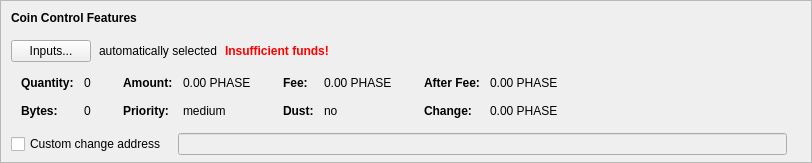
    <widget class="QFrame" name="frameCoinControl">
     <property name="sizePolicy">
      <sizepolicy hsizetype="Expanding" vsizetype="Expanding">
       <horstretch>0</horstretch>
       <verstretch>0</verstretch>
      </sizepolicy>
     </property>
     <property name="maximumSize">
      <size>
       <width>16777215</width>
       <height>16777215</height>
      </size>
     </property>
     <property name="frameShape">
      <enum>QFrame::StyledPanel</enum>
     </property>
     <property name="frameShadow">
      <enum>QFrame::Sunken</enum>
     </property>
     <layout class="QVBoxLayout" name="verticalLayoutCoinControl2">
      <property name="spacing">
       <number>0</number>
      </property>
      <property name="leftMargin">
       <number>0</number>
      </property>
      <property name="topMargin">
       <number>0</number>
      </property>
      <property name="rightMargin">
       <number>0</number>
      </property>
      <property name="bottomMargin">
       <number>6</number>
      </property>
      <item>
       <layout class="QVBoxLayout" name="verticalLayoutCoinControl" stretch="0,0,0,0,1">
        <property name="spacing">
         <number>0</number>
        </property>
        <property name="leftMargin">
         <number>10</number>
        </property>
        <property name="topMargin">
         <number>10</number>
        </property>
        <item>
         <layout class="QHBoxLayout" name="horizontalLayoutCoinControl1">
          <property name="bottomMargin">
           <number>15</number>
          </property>
          <item>
           <widget class="QLabel" name="labelCoinControlFeatures">
            <property name="sizePolicy">
             <sizepolicy hsizetype="Preferred" vsizetype="Maximum">
              <horstretch>0</horstretch>
              <verstretch>0</verstretch>
             </sizepolicy>
            </property>
            <property name="font">
             <font>
              <weight>75</weight>
              <bold>true</bold>
             </font>
            </property>
            <property name="styleSheet">
             <string notr="true">font-weight:bold;</string>
            </property>
            <property name="text">
             <string>Coin Control Features</string>
            </property>
           </widget>
          </item>
         </layout>
        </item>
        <item>
         <layout class="QHBoxLayout" name="horizontalLayoutCoinControl2" stretch="0,0,0,0">
          <property name="spacing">
           <number>8</number>
          </property>
          <property name="bottomMargin">
           <number>10</number>
          </property>
          <item>
           <widget class="QPushButton" name="pushButtonCoinControl">
            <property name="styleSheet">
             <string notr="true"/>
            </property>
            <property name="text">
             <string>Inputs...</string>
            </property>
            <property name="autoDefault">
             <bool>false</bool>
            </property>
           </widget>
          </item>
          <item>
           <widget class="QLabel" name="labelCoinControlAutomaticallySelected">
            <property name="text">
             <string>automatically selected</string>
            </property>
            <property name="margin">
             <number>5</number>
            </property>
           </widget>
          </item>
          <item>
           <widget class="QLabel" name="labelCoinControlInsuffFunds">
            <property name="font">
             <font>
              <weight>75</weight>
              <bold>true</bold>
             </font>
            </property>
            <property name="styleSheet">
             <string notr="true">color:red;font-weight:bold;</string>
            </property>
            <property name="text">
             <string>Insufficient funds!</string>
            </property>
            <property name="margin">
             <number>5</number>
            </property>
           </widget>
          </item>
          <item>
           <spacer name="horizontalSpacerCoinControl">
            <property name="orientation">
             <enum>Qt::Horizontal</enum>
            </property>
            <property name="sizeHint" stdset="0">
             <size>
              <width>40</width>
              <height>1</height>
             </size>
            </property>
           </spacer>
          </item>
         </layout>
        </item>
        <item>
         <widget class="QWidget" name="widgetCoinControl" native="true">
          <property name="sizePolicy">
           <sizepolicy hsizetype="Preferred" vsizetype="Preferred">
            <horstretch>0</horstretch>
            <verstretch>0</verstretch>
           </sizepolicy>
          </property>
          <property name="minimumSize">
           <size>
            <width>0</width>
            <height>0</height>
           </size>
          </property>
          <property name="styleSheet">
           <string notr="true"/>
          </property>
          <layout class="QHBoxLayout" name="horizontalLayoutCoinControl5">
           <property name="leftMargin">
            <number>0</number>
           </property>
           <property name="topMargin">
            <number>0</number>
           </property>
           <property name="rightMargin">
            <number>0</number>
           </property>
           <property name="bottomMargin">
            <number>0</number>
           </property>
           <item>
            <layout class="QHBoxLayout" name="horizontalLayoutCoinControl3" stretch="0,0,0,1">
             <property name="spacing">
              <number>20</number>
             </property>
             <property name="topMargin">
              <number>0</number>
             </property>
             <property name="bottomMargin">
              <number>10</number>
             </property>
             <item>
              <layout class="QFormLayout" name="formLayoutCoinControl1">
               <property name="horizontalSpacing">
                <number>10</number>
               </property>
               <property name="verticalSpacing">
                <number>14</number>
               </property>
               <property name="leftMargin">
                <number>10</number>
               </property>
               <property name="topMargin">
                <number>4</number>
               </property>
               <property name="rightMargin">
                <number>6</number>
               </property>
               <item row="0" column="0">
                <widget class="QLabel" name="labelCoinControlQuantityText">
                 <property name="font">
                  <font>
                   <weight>75</weight>
                   <bold>true</bold>
                  </font>
                 </property>
                 <property name="text">
                  <string>Quantity:</string>
                 </property>
                 <property name="margin">
                  <number>0</number>
                 </property>
                </widget>
               </item>
               <item row="0" column="1">
                <widget class="QLabel" name="labelCoinControlQuantity">
                 <property name="cursor">
                  <cursorShape>IBeamCursor</cursorShape>
                 </property>
                 <property name="contextMenuPolicy">
                  <enum>Qt::ActionsContextMenu</enum>
                 </property>
                 <property name="text">
                  <string notr="true">0</string>
                 </property>
                 <property name="margin">
                  <number>0</number>
                 </property>
                 <property name="textInteractionFlags">
                  <set>Qt::LinksAccessibleByMouse|Qt::TextSelectableByKeyboard|Qt::TextSelectableByMouse</set>
                 </property>
                </widget>
               </item>
               <item row="1" column="0">
                <widget class="QLabel" name="labelCoinControlBytesText">
                 <property name="font">
                  <font>
                   <weight>75</weight>
                   <bold>true</bold>
                  </font>
                 </property>
                 <property name="text">
                  <string>Bytes:</string>
                 </property>
                </widget>
               </item>
               <item row="1" column="1">
                <widget class="QLabel" name="labelCoinControlBytes">
                 <property name="cursor">
                  <cursorShape>IBeamCursor</cursorShape>
                 </property>
                 <property name="contextMenuPolicy">
                  <enum>Qt::ActionsContextMenu</enum>
                 </property>
                 <property name="text">
                  <string notr="true">0</string>
                 </property>
                 <property name="textInteractionFlags">
                  <set>Qt::LinksAccessibleByMouse|Qt::TextSelectableByKeyboard|Qt::TextSelectableByMouse</set>
                 </property>
                </widget>
               </item>
              </layout>
             </item>
             <item>
              <layout class="QFormLayout" name="formLayoutCoinControl2">
               <property name="horizontalSpacing">
                <number>10</number>
               </property>
               <property name="verticalSpacing">
                <number>14</number>
               </property>
               <property name="leftMargin">
                <number>6</number>
               </property>
               <property name="topMargin">
                <number>4</number>
               </property>
               <property name="rightMargin">
                <number>6</number>
               </property>
               <item row="0" column="0">
                <widget class="QLabel" name="labelCoinControlAmountText">
                 <property name="font">
                  <font>
                   <weight>75</weight>
                   <bold>true</bold>
                  </font>
                 </property>
                 <property name="text">
                  <string>Amount:</string>
                 </property>
                 <property name="margin">
                  <number>0</number>
                 </property>
                </widget>
               </item>
               <item row="0" column="1">
                <widget class="QLabel" name="labelCoinControlAmount">
                 <property name="cursor">
                  <cursorShape>IBeamCursor</cursorShape>
                 </property>
                 <property name="contextMenuPolicy">
                  <enum>Qt::ActionsContextMenu</enum>
                 </property>
                 <property name="text">
                  <string notr="true">0.00 PHASE</string>
                 </property>
                 <property name="textInteractionFlags">
                  <set>Qt::LinksAccessibleByMouse|Qt::TextSelectableByKeyboard|Qt::TextSelectableByMouse</set>
                 </property>
                </widget>
               </item>
               <item row="1" column="0">
                <widget class="QLabel" name="labelCoinControlPriorityText">
                 <property name="font">
                  <font>
                   <weight>75</weight>
                   <bold>true</bold>
                  </font>
                 </property>
                 <property name="text">
                  <string>Priority:</string>
                 </property>
                </widget>
               </item>
               <item row="1" column="1">
                <widget class="QLabel" name="labelCoinControlPriority">
                 <property name="cursor">
                  <cursorShape>IBeamCursor</cursorShape>
                 </property>
                 <property name="contextMenuPolicy">
                  <enum>Qt::ActionsContextMenu</enum>
                 </property>
                 <property name="text">
                  <string>medium</string>
                 </property>
                 <property name="textInteractionFlags">
                  <set>Qt::LinksAccessibleByMouse|Qt::TextSelectableByKeyboard|Qt::TextSelectableByMouse</set>
                 </property>
                </widget>
               </item>
              </layout>
             </item>
             <item>
              <layout class="QFormLayout" name="formLayoutCoinControl3">
               <property name="horizontalSpacing">
                <number>10</number>
               </property>
               <property name="verticalSpacing">
                <number>14</number>
               </property>
               <property name="leftMargin">
                <number>6</number>
               </property>
               <property name="topMargin">
                <number>4</number>
               </property>
               <property name="rightMargin">
                <number>6</number>
               </property>
               <item row="0" column="0">
                <widget class="QLabel" name="labelCoinControlFeeText">
                 <property name="font">
                  <font>
                   <weight>75</weight>
                   <bold>true</bold>
                  </font>
                 </property>
                 <property name="text">
                  <string>Fee:</string>
                 </property>
                 <property name="margin">
                  <number>0</number>
                 </property>
                </widget>
               </item>
               <item row="0" column="1">
                <widget class="QLabel" name="labelCoinControlFee">
                 <property name="cursor">
                  <cursorShape>IBeamCursor</cursorShape>
                 </property>
                 <property name="contextMenuPolicy">
                  <enum>Qt::ActionsContextMenu</enum>
                 </property>
                 <property name="text">
                  <string notr="true">0.00 PHASE</string>
                 </property>
                 <property name="textInteractionFlags">
                  <set>Qt::LinksAccessibleByMouse|Qt::TextSelectableByKeyboard|Qt::TextSelectableByMouse</set>
                 </property>
                </widget>
               </item>
               <item row="1" column="0">
                <widget class="QLabel" name="labelCoinControlLowOutputText">
                 <property name="font">
                  <font>
                   <weight>75</weight>
                   <bold>true</bold>
                  </font>
                 </property>
                 <property name="text">
                  <string>Dust:</string>
                 </property>
                </widget>
               </item>
               <item row="1" column="1">
                <widget class="QLabel" name="labelCoinControlLowOutput">
                 <property name="cursor">
                  <cursorShape>IBeamCursor</cursorShape>
                 </property>
                 <property name="contextMenuPolicy">
                  <enum>Qt::ActionsContextMenu</enum>
                 </property>
                 <property name="text">
                  <string>no</string>
                 </property>
                 <property name="textInteractionFlags">
                  <set>Qt::LinksAccessibleByMouse|Qt::TextSelectableByKeyboard|Qt::TextSelectableByMouse</set>
                 </property>
                </widget>
               </item>
              </layout>
             </item>
             <item>
              <layout class="QFormLayout" name="formLayoutCoinControl4">
               <property name="horizontalSpacing">
                <number>10</number>
               </property>
               <property name="verticalSpacing">
                <number>14</number>
               </property>
               <property name="leftMargin">
                <number>6</number>
               </property>
               <property name="topMargin">
                <number>4</number>
               </property>
               <property name="rightMargin">
                <number>6</number>
               </property>
               <item row="0" column="0">
                <widget class="QLabel" name="labelCoinControlAfterFeeText">
                 <property name="font">
                  <font>
                   <weight>75</weight>
                   <bold>true</bold>
                  </font>
                 </property>
                 <property name="text">
                  <string>After Fee:</string>
                 </property>
                 <property name="margin">
                  <number>0</number>
                 </property>
                </widget>
               </item>
               <item row="0" column="1">
                <widget class="QLabel" name="labelCoinControlAfterFee">
                 <property name="cursor">
                  <cursorShape>IBeamCursor</cursorShape>
                 </property>
                 <property name="contextMenuPolicy">
                  <enum>Qt::ActionsContextMenu</enum>
                 </property>
                 <property name="text">
                  <string notr="true">0.00 PHASE</string>
                 </property>
                 <property name="textInteractionFlags">
                  <set>Qt::LinksAccessibleByMouse|Qt::TextSelectableByKeyboard|Qt::TextSelectableByMouse</set>
                 </property>
                </widget>
               </item>
               <item row="1" column="0">
                <widget class="QLabel" name="labelCoinControlChangeText">
                 <property name="font">
                  <font>
                   <weight>75</weight>
                   <bold>true</bold>
                  </font>
                 </property>
                 <property name="text">
                  <string>Change:</string>
                 </property>
                </widget>
               </item>
               <item row="1" column="1">
                <widget class="QLabel" name="labelCoinControlChange">
                 <property name="cursor">
                  <cursorShape>IBeamCursor</cursorShape>
                 </property>
                 <property name="contextMenuPolicy">
                  <enum>Qt::ActionsContextMenu</enum>
                 </property>
                 <property name="text">
                  <string notr="true">0.00 PHASE</string>
                 </property>
                 <property name="textInteractionFlags">
                  <set>Qt::LinksAccessibleByMouse|Qt::TextSelectableByKeyboard|Qt::TextSelectableByMouse</set>
                 </property>
                </widget>
               </item>
              </layout>
             </item>
            </layout>
           </item>
          </layout>
         </widget>
        </item>
        <item>
         <layout class="QHBoxLayout" name="horizontalLayoutCoinControl4" stretch="0,0,0">
          <property name="spacing">
           <number>12</number>
          </property>
          <property name="sizeConstraint">
           <enum>QLayout::SetDefaultConstraint</enum>
          </property>
          <property name="topMargin">
           <number>5</number>
          </property>
          <property name="rightMargin">
           <number>5</number>
          </property>
          <item>
           <widget class="QCheckBox" name="checkBoxCoinControlChange">
            <property name="toolTip">
             <string>If this is activated, but the change address is empty or invalid, change will be sent to a newly generated address.</string>
            </property>
            <property name="text">
             <string>Custom change address</string>
            </property>
           </widget>
          </item>
          <item>
           <widget class="QValidatedLineEdit" name="lineEditCoinControlChange">
            <property name="enabled">
             <bool>false</bool>
            </property>
            <property name="sizePolicy">
             <sizepolicy hsizetype="Expanding" vsizetype="Fixed">
              <horstretch>0</horstretch>
              <verstretch>0</verstretch>
             </sizepolicy>
            </property>
           </widget>
          </item>
          <item>
           <widget class="QLabel" name="labelCoinControlChangeLabel">
            <property name="sizePolicy">
             <sizepolicy hsizetype="Preferred" vsizetype="Expanding">
              <horstretch>0</horstretch>
              <verstretch>0</verstretch>
             </sizepolicy>
            </property>
            <property name="minimumSize">
             <size>
              <width>0</width>
              <height>0</height>
             </size>
            </property>
            <property name="text">
             <string/>
            </property>
            <property name="margin">
             <number>3</number>
            </property>
           </widget>
          </item>
         </layout>
        </item>
        <item>
         <spacer name="verticalSpacerCoinControl">
          <property name="orientation">
           <enum>Qt::Vertical</enum>
          </property>
          <property name="sizeHint" stdset="0">
           <size>
            <width>800</width>
            <height>1</height>
           </size>
          </property>
         </spacer>
        </item>
       </layout>
      </item>
     </layout>
    </widget>
